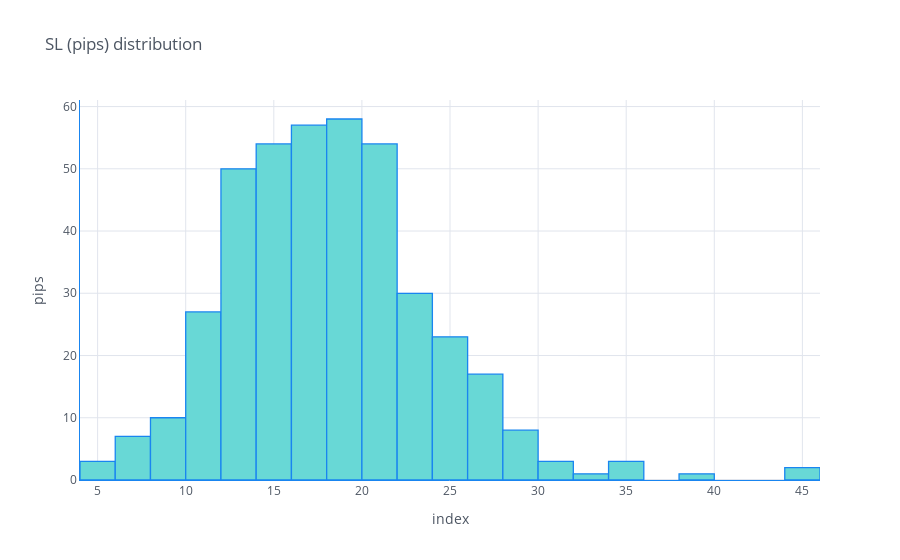

Notebook code for this chart:
### Code cell
results['sl_pips'].iplot(kind='hist', title='SL (pips) distribution', yTitle='pips', xTitle='index', opacity=1, color='#68D8D6', linecolor='#1985F0')

### Figure 1 — Plotly figure (JSON) as saved in the notebook; plotly's stock layout.template omitted (floating-point values rounded to 4 significant figures; data arrays with more than 128 entries replaced by an {"elided": "..."} marker saying what was removed)
{"data": [{"histfunc": "count", "histnorm": "", "marker": {"color": "rgba(104, 216, 214, 1.0)", "line": {"color": "#1985F0", "width": 1.3}}, "name": "sl_pips", "opacity": 1, "orientation": "v", "type": "histogram", "x": {"elided": "408 float values"}}], "layout": {"barmode": "overlay", "legend": {"bgcolor": "#FFFFFF", "font": {"color": "#4D5663"}}, "paper_bgcolor": "#FFFFFF", "plot_bgcolor": "#FFFFFF", "title": {"font": {"color": "#4D5663"}, "text": "SL (pips) distribution"}, "xaxis": {"gridcolor": "#E1E5ED", "linecolor": "#1985F0", "showgrid": true, "tickfont": {"color": "#4D5663"}, "title": {"font": {"color": "#4D5663"}, "text": "index"}, "zerolinecolor": "#E1E5ED"}, "yaxis": {"gridcolor": "#E1E5ED", "linecolor": "#1985F0", "showgrid": true, "tickfont": {"color": "#4D5663"}, "title": {"font": {"color": "#4D5663"}, "text": "pips"}, "zerolinecolor": "#E1E5ED"}}}
